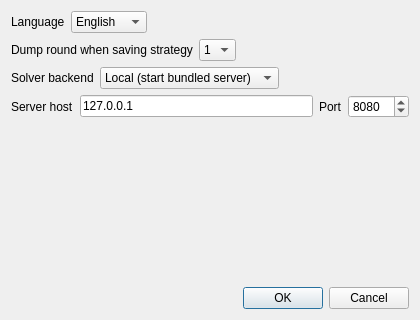
<?xml version="1.0" encoding="UTF-8"?>
<ui version="4.0">
 <class>SettingEditor</class>
 <widget class="QDialog" name="SettingEditor">
  <property name="geometry">
   <rect>
    <x>0</x>
    <y>0</y>
    <width>420</width>
    <height>320</height>
   </rect>
  </property>
  <property name="windowTitle">
   <string>Dialog</string>
  </property>
  <layout class="QVBoxLayout" name="verticalLayout_2">
   <item>
    <layout class="QVBoxLayout" name="verticalLayout">
     <item>
      <layout class="QHBoxLayout" name="horizontalLayout">
       <item>
        <widget class="QLabel" name="label">
         <property name="text">
          <string>Language</string>
         </property>
        </widget>
       </item>
       <item>
        <widget class="QComboBox" name="languageBox">
         <item>
          <property name="text">
           <string>English</string>
          </property>
         </item>
         <item>
          <property name="text">
           <string>Chinese</string>
          </property>
         </item>
        </widget>
       </item>
       <item>
        <spacer name="horizontalSpacer">
         <property name="orientation">
          <enum>Qt::Horizontal</enum>
         </property>
         <property name="sizeHint" stdset="0">
          <size>
           <width>40</width>
           <height>20</height>
          </size>
         </property>
        </spacer>
       </item>
      </layout>
     </item>
     <item>
      <layout class="QHBoxLayout" name="horizontalLayout_2">
       <item>
        <widget class="QLabel" name="label_2">
         <property name="text">
          <string>Dump round when saving strategy</string>
         </property>
        </widget>
       </item>
       <item>
        <widget class="QComboBox" name="roundBox">
         <item>
          <property name="text">
           <string>1</string>
          </property>
         </item>
         <item>
          <property name="text">
           <string>2</string>
          </property>
         </item>
         <item>
          <property name="text">
           <string>3</string>
          </property>
         </item>
        </widget>
       </item>
       <item>
        <spacer name="horizontalSpacer_2">
         <property name="orientation">
          <enum>Qt::Horizontal</enum>
         </property>
         <property name="sizeHint" stdset="0">
          <size>
           <width>40</width>
           <height>20</height>
          </size>
         </property>
        </spacer>
       </item>
      </layout>
     </item>
     <item>
      <layout class="QHBoxLayout" name="horizontalLayout_3">
       <item>
        <widget class="QLabel" name="label_3">
         <property name="text">
          <string>Solver backend</string>
         </property>
        </widget>
       </item>
       <item>
        <widget class="QComboBox" name="backendBox">
         <item>
          <property name="text">
           <string>Local (start bundled server)</string>
          </property>
         </item>
         <item>
          <property name="text">
           <string>Remote server</string>
          </property>
         </item>
        </widget>
       </item>
       <item>
        <spacer name="horizontalSpacer_3">
         <property name="orientation">
          <enum>Qt::Horizontal</enum>
         </property>
         <property name="sizeHint" stdset="0">
          <size>
           <width>40</width>
           <height>20</height>
          </size>
         </property>
        </spacer>
       </item>
      </layout>
     </item>
     <item>
      <layout class="QHBoxLayout" name="horizontalLayout_4">
       <item>
        <widget class="QLabel" name="label_4">
         <property name="text">
          <string>Server host</string>
         </property>
        </widget>
       </item>
       <item>
        <widget class="QLineEdit" name="hostEdit">
         <property name="text">
          <string>127.0.0.1</string>
         </property>
        </widget>
       </item>
       <item>
        <widget class="QLabel" name="label_5">
         <property name="text">
          <string>Port</string>
         </property>
        </widget>
       </item>
       <item>
        <widget class="QSpinBox" name="portBox">
         <property name="minimum">
          <number>1</number>
         </property>
         <property name="maximum">
          <number>65535</number>
         </property>
         <property name="value">
          <number>8080</number>
         </property>
        </widget>
       </item>
      </layout>
     </item>
     <item>
      <spacer name="verticalSpacer">
       <property name="orientation">
        <enum>Qt::Vertical</enum>
       </property>
       <property name="sizeHint" stdset="0">
        <size>
         <width>20</width>
         <height>40</height>
        </size>
       </property>
      </spacer>
     </item>
    </layout>
   </item>
   <item>
    <widget class="QDialogButtonBox" name="confirmBox">
     <property name="orientation">
      <enum>Qt::Horizontal</enum>
     </property>
     <property name="standardButtons">
      <set>QDialogButtonBox::Cancel|QDialogButtonBox::Ok</set>
     </property>
    </widget>
   </item>
  </layout>
 </widget>
 <resources/>
 <connections>
  <connection>
   <sender>confirmBox</sender>
   <signal>accepted()</signal>
   <receiver>SettingEditor</receiver>
   <slot>accept()</slot>
   <hints>
    <hint type="sourcelabel">
     <x>248</x>
     <y>254</y>
    </hint>
    <hint type="destinationlabel">
     <x>157</x>
     <y>274</y>
    </hint>
   </hints>
  </connection>
  <connection>
   <sender>confirmBox</sender>
   <signal>rejected()</signal>
   <receiver>SettingEditor</receiver>
   <slot>reject()</slot>
   <hints>
    <hint type="sourcelabel">
     <x>316</x>
     <y>260</y>
    </hint>
    <hint type="destinationlabel">
     <x>286</x>
     <y>274</y>
    </hint>
   </hints>
  </connection>
 </connections>
</ui>
